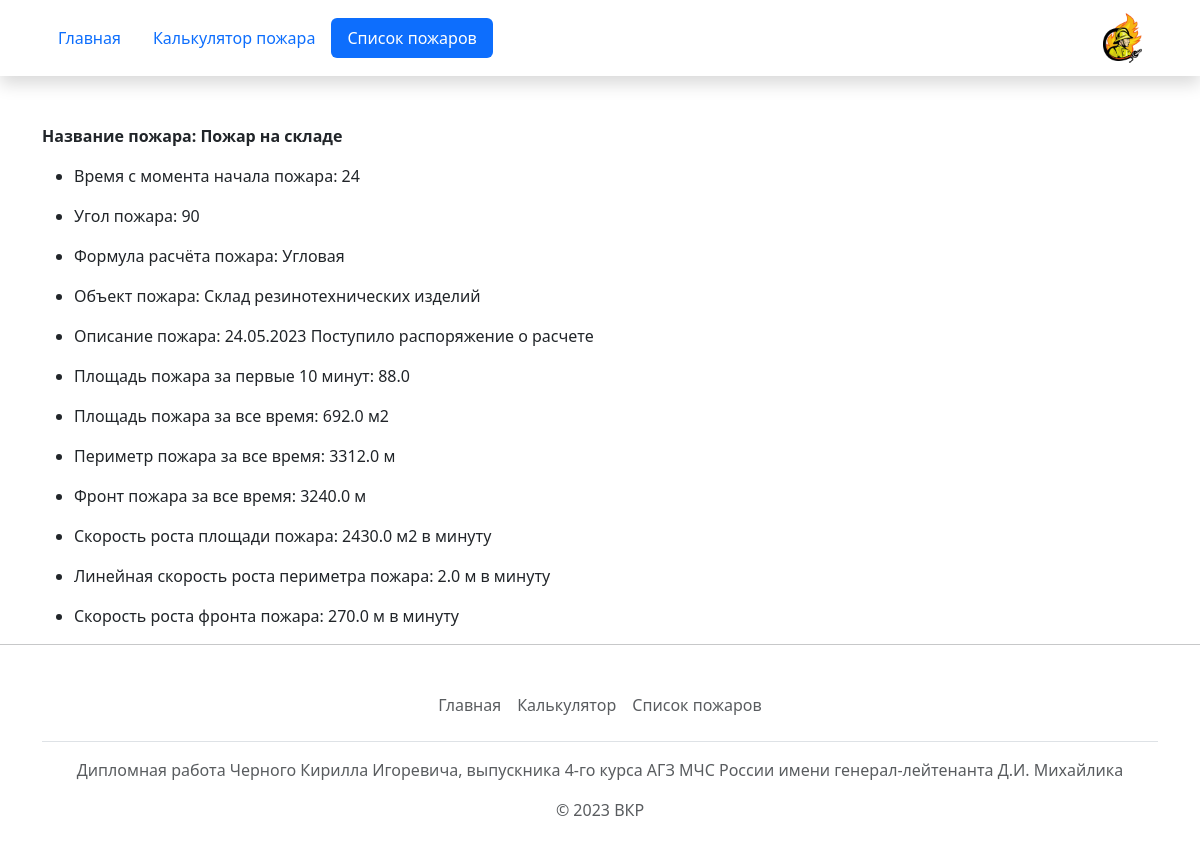
Page /fire/list/ on the committed database.
### fire/models.py (models this page shows)
class Calculate(models.Model):
    squere_first_ten = models.FloatField('Площадь пожара за первые 10 минут')
    squere = models.FloatField('Площадь пожара')
    perimeter = models.FloatField('Периметр пожара')
    front = models.FloatField('Фронт пожара')
    speed_of_squere = models.FloatField('Скорость роста площади пожара')
    line_speed = models.FloatField('Линейная скорость роста пожара')
    front_speed = models.FloatField('Скорость роста фронта пожара')
    object_type = models.CharField('Тип объекта', max_length=50)
    name = models.CharField('Название пожара', max_length=50)
    time = models.IntegerField('Время с момента начала пожара')
    corner = models.IntegerField('Угол распространения пожара')
    description = models.TextField('Описание', blank=True)
    class Meta:
        verbose_name = _("Параметры пожара")
        verbose_name_plural = _("Параметры пожара")

### fire/views.py (the view)
# urls.py: path('list/', views.fire_list, name='fire_list'),
def fire_list(request):
    fires = Fire.objects.all()
    calculations = Calculate.objects.all()
    context = {
        'fires': fires,
        'calculations': calculations,
        }
    return render(request, 'fire/fire_list.html', context)

### templates/fire/fire_list.html (shortened to what this page needs)
{% extends "base.html" %}
{% load django_bootstrap5 %}
{% block content %}
  {% for calc in calculations %}
    <div>
      <div>
        <p><b>Название пожара: {{ calc.name }}</b></p></li>
        <ul>
          <li><p>Время с момента начала пожара: {{ calc.time }}</p></li>
          <li><p>Угол пожара: {{ calc.corner }}</p></li>
          <li><p>Формула расчёта пожара: {% if calc.corner > 0  %}Угловая{% else %}Круговая {% endif %}
          <li><p>Объект пожара: {{ calc.object_type }}</p></li>
          <li><p>Описание пожара: {{ calc.description }}</p></li>
          <li><p>Площадь пожара за первые 10 минут: {{ calc.squere_first_ten }}</p></li>
          <li><p> Площадь пожара за все время: {{ calc.squere }} м2</p></li>
          <li><p> Периметр пожара за все время: {{ calc.perimeter }} м</p></li>
          <li><p> Фронт пожара за все время: {{ calc.front }} м</p></li>
          <li><p> Скорость роста площади пожара: {{ calc.speed_of_squere }} м2 в минуту</p></li>
          <li><p> Линейная скорость роста периметра пожара: {{ calc.line_speed }} м в минуту</p></li>
          <li><p> Скорость роста фронта пожара: {{ calc.front_speed }} м в минуту</p></li>
        </ul>
      </div>
    </div>
  {% endfor %}
{% endblock content %}

### templates/base.html (shortened to what this page needs)
<!DOCTYPE html>
<html lang="ru">
  <head>
    {% load django_bootstrap5 %}
    {% bootstrap_css %}
  </head>
  <body>
    {% include "includes/header.html" %}
    <main>
      <div class="container pt-5">
        {% block content %}{% endblock %}
      </div>
    </main>
    {% include "includes/footer.html" %}
  </body>
</html>

### templates/includes/header.html
{% load static %}
<header>
  <nav class="navbar shadow">
    <div class="container">
      {% with request.resolver_match.view_name as view_name %}
        <ul class="nav nav-pills">
          <li class="nav-item">
            <a class="nav-link {% if view_name == 'homepage:homepage' %} active {% endif %}"
              href="{% url 'homepage:homepage' %}">
              Главная
            </a>
          </li>
          <li class="nav-item">
            <a class="nav-link {% if view_name == 'fire:fire_form' %} active {% endif %}"
              href="{% url 'fire:fire_form' %}">
              Калькулятор пожара
            </a>
          </li>
          <li class="nav-item">
            <a class="nav-link {% if view_name == 'fire:fire_list' %} active {% endif %}"
              href="{% url 'fire:fire_list' %}">
              Список пожаров
            </a>
          </li>
        </ul>
      {% endwith %}
      <a class="navbar-brand" href="{% url 'homepage:homepage' %}">
      <img src="{% static 'img/logotip.png' %}" height="50" class="d-inline-block align-top" alt="">
      </a>
    </div>
  </nav>
</header>

### templates/includes/footer.html (shortened to what this page needs)
{% load static %}
<hr>
<div class="container">
  <footer class="py-3 my-4">
    <ul class="nav justify-content-center border-bottom pb-3 mb-3">
      <li class="nav-item"><a href="{% url "homepage:homepage" %}" class="nav-link px-2 text-muted">Главная</a></li>
      <li class="nav-item"><a href="{% url "fire:fire_form" %}" class="nav-link px-2 text-muted">Калькулятор</a></li>
      <li class="nav-item"><a href="{% url "fire:fire_list" %}" class="nav-link px-2 text-muted">Список пожаров</a></li>
    </ul>
    <p class="text-center text-muted">
      Дипломная работа Черного Кирилла Игоревича,
      выпускника 4-го курса АГЗ МЧС России имени
      генерал-лейтенанта Д.И. Михайлика</p>
    <p class="text-center text-muted">&copy; 2023 ВКР</p>
  </footer>
</div>

### rows in the picture
Calculate: name "Пожар на складе", time "24", corner "90", shows "Угловая", object_type "Склад резинотехнических изделий", description "24.05.2023 Поступило распоряжение о расчете", squere_first_ten "88.0", squere "692.0", perimeter "3312.0", front "3240.0", speed_of_squere "2430.0", line_speed "2.0", front_speed "270.0"
